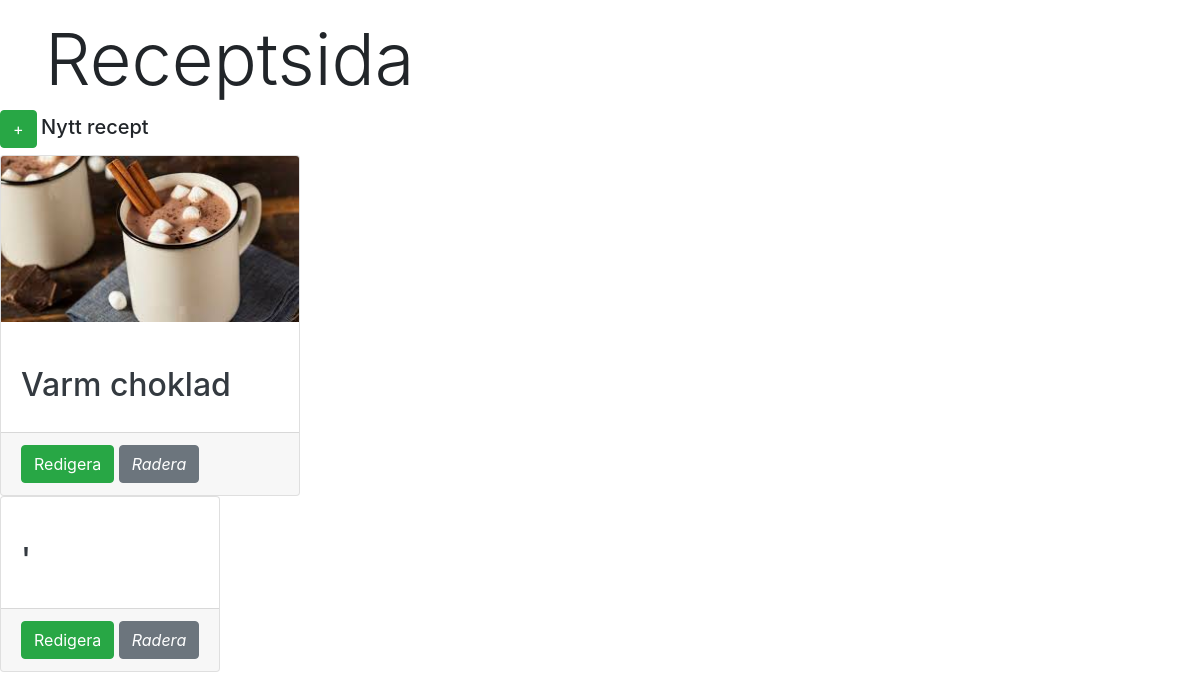
Before: / with the older database file.
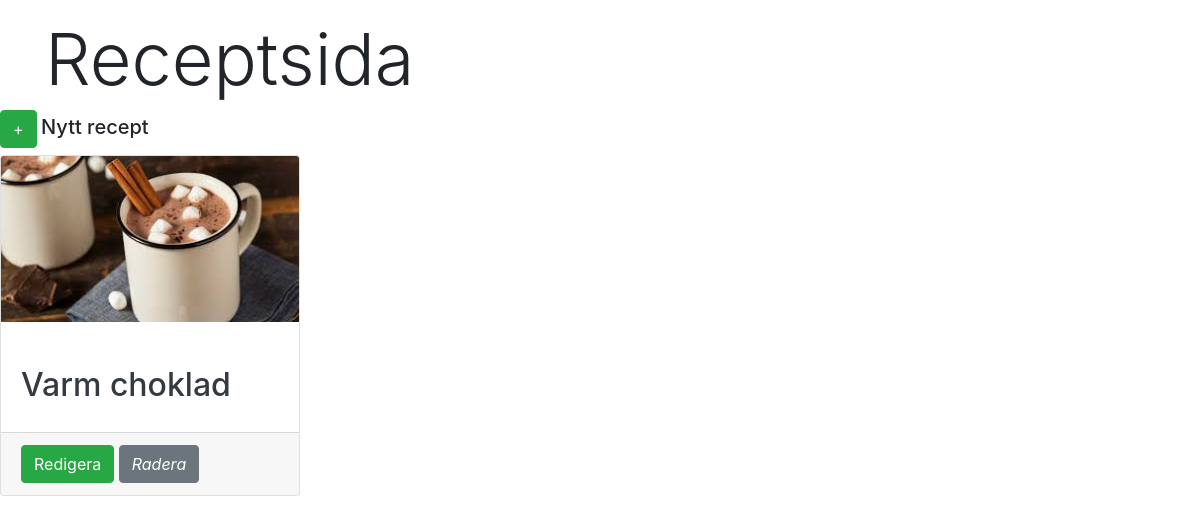
After: the same page with the newer database file.
### tables this page shows
CREATE TABLE recipes
(
	id INTEGER not null
		constraint recipes_pk
			primary key,
	name varchar
, img varchar default NULL);

### index.php (called while the page is built)
<?php
require "db.php";
require "views//index.view.php";

### db.php (called while the page is built, shortened)
<?php
function connect()
{
    try {
        $dsn = "sqlite:" . __DIR__ . "/recipes.sqlite";
        $db = new PDO($dsn);
        $db->setAttribute(PDO::ATTR_ERRMODE, PDO::ERRMODE_EXCEPTION);
        $db->setAttribute(PDO::ATTR_DEFAULT_FETCH_MODE, PDO::FETCH_ASSOC);
        return $db;
    } catch (PDOException $e) {
        echo $e->errorInfo;
        exit();
    }
}
function runQuery($query)
{
    $db = connect();
    $stmt = $db->prepare($query);
    $stmt->execute();
    $result = $stmt->fetchAll();
    return $result;
}
function getAllNames()
{
    $query = "SELECT * FROM recipes WHERE 1";
    return runQuery($query);
}

### views/index.view.php (the view, shortened to what this page needs)
<!doctype html>
<html lang="en">
<head>
    <link rel="stylesheet" href="https://stackpath.bootstrapcdn.com/bootstrap/4.4.1/css/bootstrap.min.css"
>
</head>
<body>
<?php
$recipes = getAllNames();
?>
<div class="container mt-3">
    <h1 class="display-3">Receptsida</h1>
</div>
<a href="newRecipe.php" class="btn btn-success">+</a> <label for=""><h2 class="h5">Nytt recept</h2></label>
<div class=" mb-2 d-flex align-content-stretch col-12 col-md-6 col-lg-4 col-xl-3">
    <div class="row">
        <?php
        foreach ($recipes
                 as $recipe) { ?>
                <div class="card">
                    <?php if($recipe["img"] != null){?>
                        <a href="recipe.php/?id=<?= $recipe["id"] ?>"><img class="card-img-top" src="uploads/<?=$recipe["img"]?>" alt="Card image cap"></a>
                    <?php } ?>
                    <div class="card-body">
                        <br>
                        <a href="recipe.php/?id=<?= $recipe["id"] ?>"><h2
                                    class="text-dark"><?= $recipe["name"]; ?></h2></a>
                    </div>
                    <div class="card-footer">
                        <a href="editRecipe.php/?id=<?= $recipe["id"] ?>" class="btn btn-success">Redigera</a>
                        <a href="deleteRecipe.php/?id=<?= $recipe["id"] ?>" class="btn btn-secondary"><i>Radera</i></a>
                </div>
            </div>
        <?php }
        ?>
    </div>
</div>
</body>
</html>

### views/index.view.php (style rules this page uses)
a { text-decoration: none; color: black; }

Changed rows visible on the page:
removed recipes: name "'"
